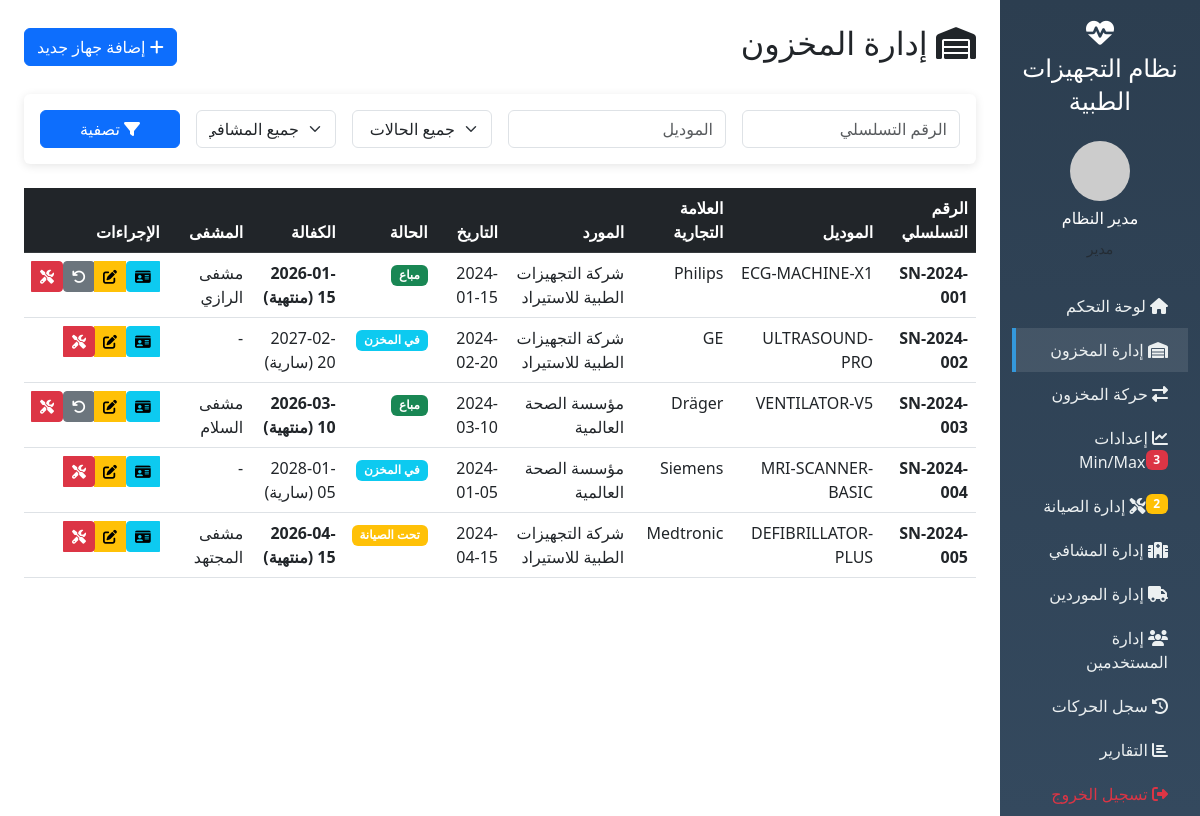
The app's page /devices.php (signed in) with its own data.
### tables this page shows
CREATE TABLE devices (
    id INT AUTO_INCREMENT PRIMARY KEY,
    serial_number VARCHAR(50) NOT NULL UNIQUE,
    model VARCHAR(100) NOT NULL,
    brand VARCHAR(50),
    supplier_id INT,
    purchase_date DATE NOT NULL,
    warranty_months INT NOT NULL DEFAULT 12,
    warranty_expiry_date DATE,
    purchase_price DECIMAL(10,2),
    notes TEXT,
    status ENUM('in_stock', 'sold', 'maintenance') DEFAULT 'in_stock',
    current_hospital_id INT DEFAULT NULL,
    sold_date DATE DEFAULT NULL,
    sold_price DECIMAL(10,2),
    created_at TIMESTAMP DEFAULT CURRENT_TIMESTAMP,
    updated_at TIMESTAMP DEFAULT CURRENT_TIMESTAMP ON UPDATE CURRENT_TIMESTAMP,
    FOREIGN KEY (supplier_id) REFERENCES suppliers(id) ON DELETE SET NULL,
    FOREIGN KEY (current_hospital_id) REFERENCES hospitals(id) ON DELETE SET NULL,
    INDEX idx_serial (serial_number),
    INDEX idx_status (status),
    INDEX idx_model (model),
    INDEX idx_warranty (warranty_expiry_date)
);

CREATE TABLE suppliers (
    id INT AUTO_INCREMENT PRIMARY KEY,
    name VARCHAR(100) NOT NULL,
    contact_person VARCHAR(100),
    phone VARCHAR(20),
    email VARCHAR(100),
    address TEXT,
    notes TEXT,
    created_at TIMESTAMP DEFAULT CURRENT_TIMESTAMP,
    is_active BOOLEAN DEFAULT TRUE
);

CREATE TABLE hospitals (
    id INT AUTO_INCREMENT PRIMARY KEY,
    name VARCHAR(100) NOT NULL,
    rep_id INT DEFAULT NULL,
    contact_person VARCHAR(100),
    phone VARCHAR(20),
    email VARCHAR(100),
    address TEXT,
    notes TEXT,
    created_at TIMESTAMP DEFAULT CURRENT_TIMESTAMP,
    is_active BOOLEAN DEFAULT TRUE,
    FOREIGN KEY (rep_id) REFERENCES users(id) ON DELETE SET NULL,
    INDEX idx_rep (rep_id)
);

### models/Device.php (called while the page is built, shortened)
<?php
class Device {
    private $pdo;
    public function __construct($pdo) {
        $this->pdo = $pdo;
    }
    public function getAll($filters = []) {
        $sql = "SELECT d.*, s.name as supplier_name, h.name as hospital_name,
            u.full_name as rep_name FROM devices d
            LEFT JOIN suppliers s ON d.supplier_id = s.id
            LEFT JOIN hospitals h ON d.current_hospital_id = h.id
            LEFT JOIN users u ON h.rep_id = u.id
            WHERE 1=1";
        $params = [];
        $sql .= " ORDER BY d.created_at DESC";
        $stmt = $this->pdo->prepare($sql);
        $stmt->execute($params);
        return $stmt->fetchAll();
    }
}

### config/database.php (called while the page is built, shortened)
<?php
function getWarrantyStatus($expiry_date) {
    $today = date('Y-m-d');
    $expiry = new DateTime($expiry_date);
    $now = new DateTime($today);
    $diff = $now->diff($expiry)->days;
    if ($expiry < $now) {
        return ['status' => 'expired', 'days' => -$diff, 'label' => 'منتهية'];
    } elseif ($diff <= 30) {
        return ['status' => 'expiring', 'days' => $diff, 'label' => 'تنتهي قريباً'];
    } else {
        return ['status' => 'valid', 'days' => $diff, 'label' => 'سارية'];
    }
}

### devices.php (the view, shortened to what this page needs)
<?php
require_once __DIR__ . '/includes/header.php';
$action = $_GET['action'] ?? 'list';
if ($action === 'list') {
    $filters = [];
    $devices = $deviceModel->getAll($filters);
} else {
    $device = null;
    if (isset($_GET['id'])) {
        $device = $deviceModel->getById($_GET['id']);
    }
}
?>
<div class="d-flex justify-content-between align-items-center mb-4">
    <h2><i class="fas fa-warehouse"></i> إدارة المخزون</h2>
    <?php if ($_SESSION['role'] == 'admin' || $_SESSION['role'] == 'storekeeper'): ?>
    <button class="btn btn-primary" data-bs-toggle="modal" data-bs-target="#addDeviceModal">
        <i class="fas fa-plus"></i> إضافة جهاز جديد
    </button>
    <?php endif; ?>
</div>
<div class="card mb-4">
    <div class="card-body">
        <form method="GET" class="row g-3">
            <div class="col-md-3">
                <input type="text" name="serial" class="form-control"
                    placeholder="الرقم التسلسلي" value="<?= htmlspecialchars($_GET['serial'] ?? '') ?>">
            </div>
            <div class="col-md-3">
                <input type="text" name="model" class="form-control"
                    placeholder="الموديل" value="<?= htmlspecialchars($_GET['model'] ?? '') ?>">
            </div>
            <div class="col-md-2">
                <select name="status" class="form-select">
                    <option value="">جميع الحالات</option>
                </select>
            </div>
            <div class="col-md-2">
                <select name="hospital_id" class="form-select">
                    <option value="">جميع المشافي</option>
                </select>
            </div>
            <div class="col-md-2">
                <button type="submit" class="btn btn-primary w-100"><i class="fas fa-filter"></i> تصفية</button>
            </div>
        </form>
    </div>
</div>
<div class="table-responsive">
    <table class="table table-hover">
        <thead class="table-dark">
            <tr>
                <th>الرقم التسلسلي</th>
                <th>الموديل</th>
                <th>العلامة التجارية</th>
                <th>المورد</th>
                <th>التاريخ</th>
                <th>الحالة</th>
                <th>الكفالة</th>
                <th>المشفى</th>
                <th>الإجراءات</th>
            </tr>
        </thead>
        <tbody>
            <?php if (count($devices) > 0): ?>
                <?php foreach ($devices as $dev):
                    $warranty = getWarrantyStatus($dev['warranty_expiry_date']);
                ?>
                <tr>
                    <td><strong><?= htmlspecialchars($dev['serial_number']) ?></strong></td>
                    <td><?= htmlspecialchars($dev['model']) ?></td>
                    <td><?= htmlspecialchars($dev['brand']) ?></td>
                    <td><?= htmlspecialchars($dev['supplier_name']) ?></td>
                    <td><?= date('Y-m-d', strtotime($dev['purchase_date'])) ?></td>
                    <td>
                        <span class="badge bg-<?= $dev['status'] == 'sold' ? 'success' : ($dev['status'] == 'maintenance' ? 'warning' : 'info') ?>">
                            <?= $status_labels[$dev['status']] ?>
                        </span>
                    </td>
                    <td class="<?= $warranty['status'] == 'expired' ? 'warranty-expired' : ($warranty['status'] == 'expiring' ? 'warranty-expiring' : 'warranty-valid') ?>">
                        <?= $dev['warranty_expiry_date'] ?> (<?= $warranty['label'] ?>)
                    </td>
                    <td><?= $dev['hospital_name'] ?? '-' ?></td>
                    <td>
                        <div class="btn-group">
                            <a href="device_card.php?id=<?= $dev['id'] ?>" class="btn btn-sm btn-info" title="بطاقة الجهاز">
                                <i class="fas fa-id-card"></i>
                            </a>
                            <?php if ($_SESSION['role'] == 'admin' || $_SESSION['role'] == 'storekeeper'): ?>
                            <button class="btn btn-sm btn-warning" onclick="showEditModal(<?= $dev['id'] ?>)" title="تعديل">
                                <i class="fas fa-edit"></i>
                            </button>
                            <?php if ($dev['status'] == 'sold'): ?>
                            <form method="POST" style="display:inline" onsubmit="return confirm('هل أنت متأكد من الإرجاع؟')">
                                <button type="submit" class="btn btn-sm btn-secondary" title="إرجاع للمخزن">
                                    <i class="fas fa-undo"></i>
                                </button>
                            </form>
                            <?php endif; ?>
                            <?php endif; ?>
                            <?php if ($_SESSION['role'] == 'rep' || $_SESSION['role'] == 'admin'): ?>
                            <button class="btn btn-sm btn-danger" onclick="showAddMaintenanceModal(<?= $dev['id'] ?>)" title="تسجيل عطل">
                                <i class="fas fa-tools"></i>
                            </button>
                            <?php endif; ?>
                        </div>
                    </td>
                </tr>
                <?php endforeach; ?>
            <?php else: ?>
                <tr>
                    <td colspan="9" class="text-center py-4">لا توجد أجهزة في النظام</td>
                </tr>
            <?php endif; ?>
        </tbody>
    </table>
</div>
<?php
require_once __DIR__ . '/includes/footer.php';
?>

### includes/header.php (style rules this page uses)
.card { border: none; box-shadow: 0 2px 10px rgba(0,0,0,0.1); margin-bottom: 20px; }
.warranty-expired { color: #dc3545; font-weight: bold; }
.warranty-valid { color: #28a745; }

### records on screen
devices: serial_number "SN-2024-001", model "ECG-MACHINE-X1", brand "Philips", supplier.name "شركة التجهيزات الطبية للاستيراد", purchase_date "2024-01-15", status "مباع", warranty_expiry_date "2026-01-15", warranty_expiry_date "منتهية", current_hospital.name "مشفى الرازي"
devices: serial_number "SN-2024-002", model "ULTRASOUND-PRO", brand "GE", supplier.name "شركة التجهيزات الطبية للاستيراد", purchase_date "2024-02-20", status "في المخزن", warranty_expiry_date "2027-02-20", warranty_expiry_date "سارية", hospital_name "-"
devices: serial_number "SN-2024-003", model "VENTILATOR-V5", brand "Dräger", supplier.name "مؤسسة الصحة العالمية", purchase_date "2024-03-10", status "مباع", warranty_expiry_date "2026-03-10", warranty_expiry_date "منتهية", current_hospital.name "مشفى السلام"
devices: serial_number "SN-2024-004", model "MRI-SCANNER-BASIC", brand "Siemens", supplier.name "مؤسسة الصحة العالمية", purchase_date "2024-01-05", status "في المخزن", warranty_expiry_date "2028-01-05", warranty_expiry_date "سارية", hospital_name "-"
devices: serial_number "SN-2024-005", model "DEFIBRILLATOR-PLUS", brand "Medtronic", supplier.name "شركة التجهيزات الطبية للاستيراد", purchase_date "2024-04-15", status "تحت الصيانة", warranty_expiry_date "2026-04-15", warranty_expiry_date "منتهية", current_hospital.name "مشفى المجتهد"

### other values on screen
$_SESSION['full_name'] "مدير النظام"
$roles[$_SESSION['role']] "مدير"
count($minmaxAlerts) "3"
count($pending) "2"
